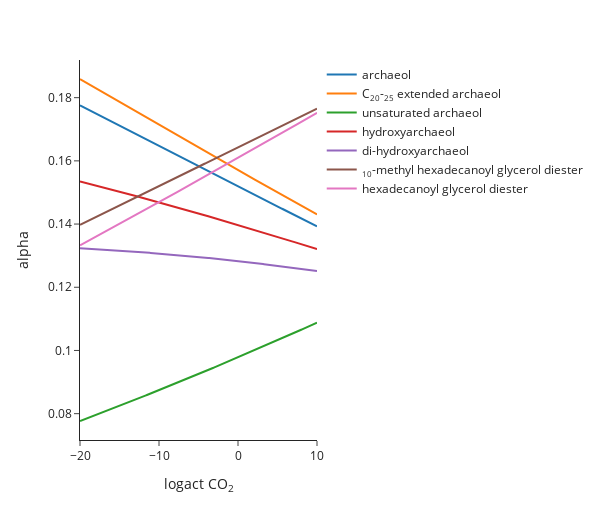

Here is the notebook cell this chart was saved with:
### Code cell
a = affinity(CO2=[-20, 10], T=25)
_ = diagram(a, alpha=True, interactive=True, balance="e-")

### Figure 1 — Plotly figure (JSON) as saved in the notebook; plotly's stock layout.template omitted (floating-point values rounded to 4 significant figures; data arrays with more than 128 entries replaced by an {"elided": "..."} marker saying what was removed)
{"data": [{"hovertemplate": "variable=archaeol<br>CO2=%{x}<br>alpha=%{y}<extra></extra>", "legendgroup": "archaeol", "line": {"color": "#1F77B4", "dash": "solid"}, "marker": {"symbol": "circle"}, "mode": "lines", "name": "archaeol", "orientation": "v", "showlegend": true, "type": "scatter", "x": {"elided": "256 float values"}, "xaxis": "x", "y": {"elided": "256 float values"}, "yaxis": "y"}, {"hovertemplate": "variable=C<sub>2</sub><sub>0</sub>-<sub>2</sub><sub>5</sub> extended archaeol<br>CO2=%{x}<br>alpha=%{y}<extra></extra>", "legendgroup": "C<sub>2</sub><sub>0</sub>-<sub>2</sub><sub>5</sub> extended archaeol", "line": {"color": "#FF7F0E", "dash": "solid"}, "marker": {"symbol": "circle"}, "mode": "lines", "name": "C<sub>2</sub><sub>0</sub>-<sub>2</sub><sub>5</sub> extended archaeol", "orientation": "v", "showlegend": true, "type": "scatter", "x": {"elided": "256 float values"}, "xaxis": "x", "y": {"elided": "256 float values"}, "yaxis": "y"}, {"hovertemplate": "variable=unsaturated archaeol<br>CO2=%{x}<br>alpha=%{y}<extra></extra>", "legendgroup": "unsaturated archaeol", "line": {"color": "#2CA02C", "dash": "solid"}, "marker": {"symbol": "circle"}, "mode": "lines", "name": "unsaturated archaeol", "orientation": "v", "showlegend": true, "type": "scatter", "x": {"elided": "256 float values"}, "xaxis": "x", "y": {"elided": "256 float values"}, "yaxis": "y"}, {"hovertemplate": "variable=hydroxyarchaeol<br>CO2=%{x}<br>alpha=%{y}<extra></extra>", "legendgroup": "hydroxyarchaeol", "line": {"color": "#D62728", "dash": "solid"}, "marker": {"symbol": "circle"}, "mode": "lines", "name": "hydroxyarchaeol", "orientation": "v", "showlegend": true, "type": "scatter", "x": {"elided": "256 float values"}, "xaxis": "x", "y": {"elided": "256 float values"}, "yaxis": "y"}, {"hovertemplate": "variable=di-hydroxyarchaeol<br>CO2=%{x}<br>alpha=%{y}<extra></extra>", "legendgroup": "di-hydroxyarchaeol", "line": {"color": "#9467BD", "dash": "solid"}, "marker": {"symbol": "circle"}, "mode": "lines", "name": "di-hydroxyarchaeol", "orientation": "v", "showlegend": true, "type": "scatter", "x": {"elided": "256 float values"}, "xaxis": "x", "y": {"elided": "256 float values"}, "yaxis": "y"}, {"hovertemplate": "variable=<sub>1</sub><sub>0</sub>-methyl hexadecanoyl glycerol diester<br>CO2=%{x}<br>alpha=%{y}<extra></extra>", "legendgroup": "<sub>1</sub><sub>0</sub>-methyl hexadecanoyl glycerol diester", "line": {"color": "#8C564B", "dash": "solid"}, "marker": {"symbol": "circle"}, "mode": "lines", "name": "<sub>1</sub><sub>0</sub>-methyl hexadecanoyl glycerol diester", "orientation": "v", "showlegend": true, "type": "scatter", "x": {"elided": "256 float values"}, "xaxis": "x", "y": {"elided": "256 float values"}, "yaxis": "y"}, {"hovertemplate": "variable=hexadecanoyl glycerol diester<br>CO2=%{x}<br>alpha=%{y}<extra></extra>", "legendgroup": "hexadecanoyl glycerol diester", "line": {"color": "#E377C2", "dash": "solid"}, "marker": {"symbol": "circle"}, "mode": "lines", "name": "hexadecanoyl glycerol diester", "orientation": "v", "showlegend": true, "type": "scatter", "x": {"elided": "256 float values"}, "xaxis": "x", "y": {"elided": "256 float values"}, "yaxis": "y"}], "layout": {"height": 520, "legend": {"title": {}, "tracegroupgap": 0}, "margin": {"t": 60}, "width": 600, "xaxis": {"anchor": "y", "autorange": true, "domain": [0, 1], "range": [-20, 10], "title": {"text": "logact CO<sub>2</sub>"}, "type": "linear"}, "yaxis": {"anchor": "x", "autorange": true, "domain": [0, 1], "range": [0.07166, 0.1919], "title": {"text": "alpha"}, "type": "linear"}}}
